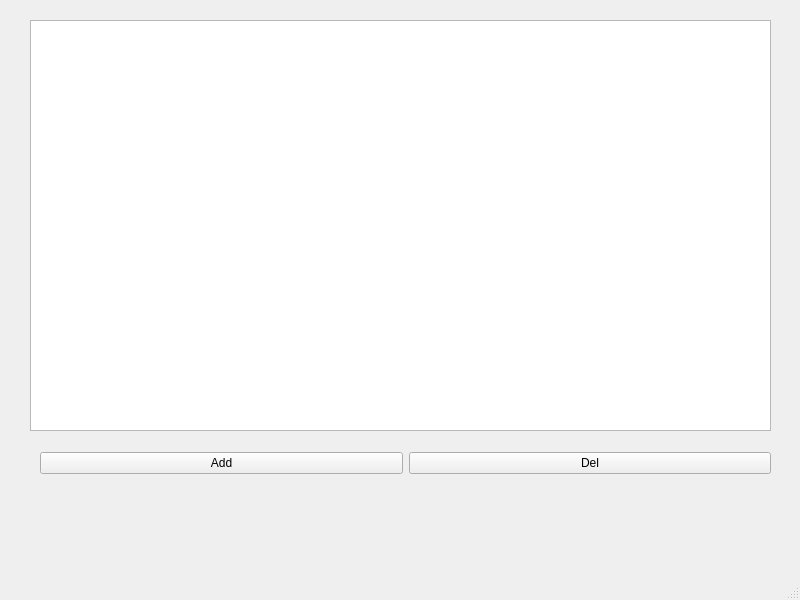
<?xml version="1.0" encoding="UTF-8"?>
<ui version="4.0">
 <class>MainWindow</class>
 <widget class="QMainWindow" name="MainWindow">
  <property name="geometry">
   <rect>
    <x>0</x>
    <y>0</y>
    <width>800</width>
    <height>600</height>
   </rect>
  </property>
  <property name="windowTitle">
   <string>MainWindow</string>
  </property>
  <widget class="QWidget" name="centralwidget">
   <widget class="QTableView" name="tableView">
    <property name="geometry">
     <rect>
      <x>30</x>
      <y>20</y>
      <width>741</width>
      <height>411</height>
     </rect>
    </property>
   </widget>
   <widget class="QWidget" name="">
    <property name="geometry">
     <rect>
      <x>40</x>
      <y>450</y>
      <width>731</width>
      <height>27</height>
     </rect>
    </property>
    <layout class="QHBoxLayout" name="horizontalLayout">
     <item>
      <widget class="QPushButton" name="b_add">
       <property name="text">
        <string>Add</string>
       </property>
      </widget>
     </item>
     <item>
      <widget class="QPushButton" name="b_del">
       <property name="text">
        <string>Del</string>
       </property>
      </widget>
     </item>
    </layout>
   </widget>
  </widget>
  <widget class="QMenuBar" name="menubar">
   <property name="geometry">
    <rect>
     <x>0</x>
     <y>0</y>
     <width>800</width>
     <height>22</height>
    </rect>
   </property>
  </widget>
  <widget class="QStatusBar" name="statusbar"/>
 </widget>
 <resources/>
 <connections/>
</ui>
